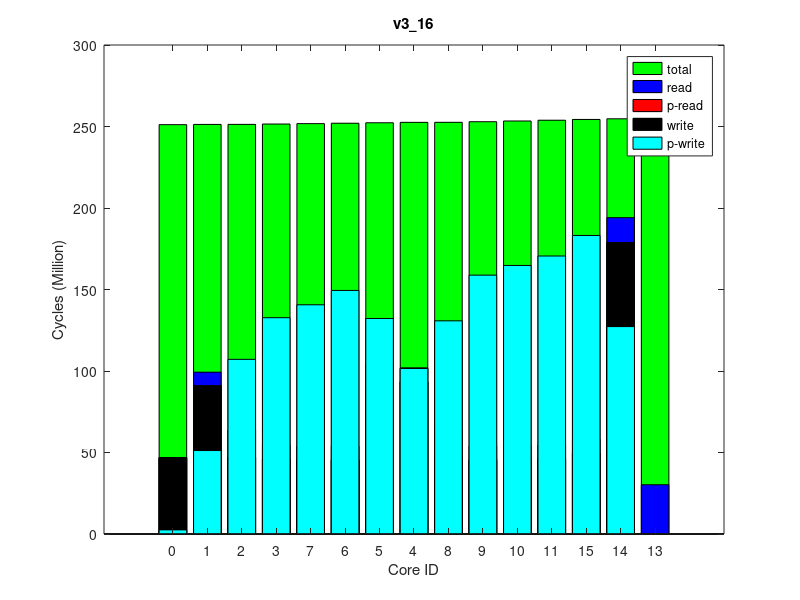

Source code (MATLAB):
times(1, :, :) = [
0, 253800267, 0
0, 253941924, 0
0, 253965226, 0
0, 254189830, 0
0, 254438098, 0
0, 254678775, 0
0, 254967066, 0
0, 255207475, 0
0, 255230652, 0
0, 255584543, 0
0, 256013553, 0
0, 256468829, 0
0, 256946137, 0
0, 257347995, 0
0, 257399394, 0
];
times(2, :, :) = [
0, 253809337, 0
0, 253952018, 0
0, 253975320, 0
0, 254199453, 0
0, 254448926, 0
0, 254689175, 0
0, 254978268, 0
0, 255219057, 0
0, 255242353, 0
0, 255593834, 0
0, 256024135, 0
0, 256479119, 0
0, 256957086, 0
0, 257356180, 0
0, 257407322, 0
];
times(3, :, :) = [
0, 253798923, 0
0, 253942393, 0
0, 253965702, 0
0, 254188350, 0
0, 254436458, 0
0, 254677099, 0
0, 254965821, 0
0, 255203536, 0
0, 255230287, 0
0, 255581934, 0
0, 256012706, 0
0, 256467829, 0
0, 256945189, 0
0, 257340853, 0
0, 257389674, 0
];
times(4, :, :) = [
0, 253794571, 0
0, 253937038, 0
0, 253960478, 0
0, 254184733, 0
0, 254432684, 0
0, 254674553, 0
0, 254962571, 0
0, 255203977, 0
0, 255227128, 0
0, 255580162, 0
0, 256008848, 0
0, 256463960, 0
0, 256940171, 0
0, 257339453, 0
0, 257390554, 0
];
times(5, :, :) = [
0, 253805419, 0
0, 253947986, 0
0, 253971293, 0
0, 254195889, 0
0, 254444420, 0
0, 254686457, 0
0, 254974174, 0
0, 255212782, 0
0, 255239651, 0
0, 255591189, 0
0, 256020027, 0
0, 256475191, 0
0, 256951558, 0
0, 257351027, 0
0, 257403987, 0
];
times(6, :, :) = [
0, 253781191, 0
0, 253923907, 0
0, 253947224, 0
0, 254170579, 0
0, 254419583, 0
0, 254660652, 0
0, 254948980, 0
0, 255186481, 0
0, 255213376, 0
0, 255566322, 0
0, 255995751, 0
0, 256451146, 0
0, 256928201, 0
0, 257325500, 0
0, 257373895, 0
];
times(7, :, :) = [
0, 253795157, 0
0, 253937696, 0
0, 253961010, 0
0, 254184922, 0
0, 254433952, 0
0, 254675570, 0
0, 254964320, 0
0, 255202611, 0
0, 255229398, 0
0, 255579877, 0
0, 256010535, 0
0, 256465829, 0
0, 256942059, 0
0, 257340264, 0
0, 257392919, 0
];
times(8, :, :) = [
0, 253798608, 0
0, 253941203, 0
0, 253964603, 0
0, 254187400, 0
0, 254435349, 0
0, 254676389, 0
0, 254964852, 0
0, 255202773, 0
0, 255229727, 0
0, 255581099, 0
0, 256011764, 0
0, 256467152, 0
0, 256943257, 0
0, 257341299, 0
0, 257389727, 0
];
times(9, :, :) = [
0, 253773363, 0
0, 253916437, 0
0, 253939840, 0
0, 254162049, 0
0, 254411467, 0
0, 254651017, 0
0, 254940507, 0
0, 255177548, 0
0, 255204429, 0
0, 255555015, 0
0, 255986267, 0
0, 256441424, 0
0, 256919498, 0
0, 257315695, 0
0, 257367856, 0
];
times(10, :, :) = [
0, 253781869, 0
0, 253925089, 0
0, 253948426, 0
0, 254173687, 0
0, 254422727, 0
0, 254663983, 0
0, 254951654, 0
0, 255192788, 0
0, 255216065, 0
0, 255569527, 0
0, 255998608, 0
0, 256453964, 0
0, 256931019, 0
0, 257331861, 0
0, 257381105, 0
];
ave_times = round(squeeze(mean(times)));
format long g, ave_times
std_times = round(squeeze(std(times)));
format long g, std_times
polling_read_times = ave_times;
times(1, :, :) = [
2525017, 251506438, 0
51133300, 251647901, 0
107001887, 251669260, 0
132566321, 251891186, 0
140580639, 252136828, 0
149583763, 252377933, 0
132359612, 252671098, 0
101706630, 252916989, 0
131012421, 252943868, 0
159005263, 253306766, 0
164745223, 253749969, 0
170596709, 254219409, 0
183204609, 254695955, 0
127245386, 255095163, 0
0, 255148445, 0
];
times(2, :, :) = [
2525567, 251508302, 0
51197215, 251649117, 0
107109275, 251670743, 0
132658559, 251894686, 0
140642519, 252141405, 0
149468949, 252381798, 0
132143319, 252675448, 0
101455944, 252920797, 0
130696494, 252947707, 0
158744904, 253311762, 0
164706672, 253754227, 0
170582303, 254223882, 0
183142318, 254700712, 0
127266783, 255105040, 0
0, 255157531, 0
];
times(3, :, :) = [
2536928, 251517629, 0
51186640, 251659402, 0
107143953, 251680740, 0
132697679, 251904827, 0
140699517, 252151034, 0
149580801, 252391723, 0
132323987, 252685378, 0
101632674, 252933523, 0
130831768, 252956336, 0
158914749, 253321795, 0
164858649, 253764107, 0
170651751, 254234678, 0
183145756, 254711158, 0
127257834, 255116406, 0
0, 255168034, 0
];
times(4, :, :) = [
2509603, 251498377, 0
51091435, 251637794, 0
106919787, 251659163, 0
132440538, 251881879, 0
140258773, 252128764, 0
149044978, 252368440, 0
131947501, 252662209, 0
101277377, 252908261, 0
130512128, 252935226, 0
158420816, 253298409, 0
164585156, 253742146, 0
170349129, 254212633, 0
183101751, 254688033, 0
127235748, 255086555, 0
0, 255138028, 0
];
times(5, :, :) = [
2542286, 251522048, 0
51251091, 251662935, 0
107241915, 251684537, 0
132788639, 251906801, 0
140623439, 252152943, 0
149399695, 252393545, 0
132255902, 252686959, 0
101567267, 252932548, 0
130853136, 252959509, 0
158881495, 253323548, 0
164862776, 253765548, 0
170515933, 254236802, 0
183135368, 254712750, 0
127252650, 255112849, 0
0, 255167117, 0
];
times(6, :, :) = [
2538666, 251514978, 0
51234565, 251656235, 0
107211411, 251677605, 0
132746222, 251901032, 0
140744395, 252147562, 0
149465257, 252388092, 0
132261553, 252682308, 0
101553593, 252927479, 0
130769247, 252954535, 0
158887734, 253317446, 0
164834215, 253760967, 0
170635411, 254231602, 0
183187222, 254707499, 0
127260454, 255112512, 0
0, 255160649, 0
];
times(7, :, :) = [
2535755, 251520598, 0
51396056, 251661391, 0
107577925, 251682981, 0
133237663, 251904848, 0
141142019, 252152203, 0
149776862, 252392484, 0
132399069, 252686002, 0
101699775, 252934645, 0
130876971, 252957529, 0
158953891, 253322288, 0
164836440, 253764534, 0
170574349, 254235007, 0
183129727, 254711429, 0
127247087, 255108224, 0
0, 255156438, 0
];
times(8, :, :) = [
2525789, 251502824, 0
51075649, 251644759, 0
106850647, 251666370, 0
132318088, 251889475, 0
140243799, 252136011, 0
149166637, 252376699, 0
132121400, 252669919, 0
101470317, 252915771, 0
130766329, 252942716, 0
158703169, 253306136, 0
164555820, 253748109, 0
170485467, 254219567, 0
183129187, 254697517, 0
127254283, 255098127, 0
0, 255149555, 0
];
times(9, :, :) = [
2537190, 251518809, 0
51175589, 251660797, 0
107054687, 251682180, 0
132577960, 251905614, 0
140458143, 252151856, 0
149196859, 252392808, 0
132102533, 252686428, 0
101414255, 252934769, 0
130666775, 252957580, 0
158712770, 253321655, 0
164731946, 253765458, 0
170514104, 254236298, 0
183107813, 254713982, 0
127265880, 255113274, 0
0, 255163345, 0
];
times(10, :, :) = [
2546374, 251536072, 0
51321596, 251677345, 0
107367287, 251698683, 0
132936305, 251921982, 0
140766712, 252168451, 0
149513222, 252408930, 0
132293880, 252702182, 0
101614521, 252950366, 0
130834614, 252973240, 0
158872624, 253338793, 0
164788921, 253781034, 0
170575106, 254252157, 0
183197462, 254728336, 0
127270031, 255130214, 0
0, 255177893, 0
];
ave_times = round(squeeze(mean(times)));
format long g, ave_times
std_times = round(squeeze(std(times)));
format long g, std_times
polling_write_times = ave_times;
times(1, :, :) = [
0, 284182669, 0
8351771, 284356587, 64000
16807725, 284381593, 128000
8395050, 284627624, 64000
8371097, 284913337, 64000
8405762, 285187416, 64000
15321136, 285503384, 128000
8548939, 285769508, 64000
16683006, 285794430, 128000
8346626, 286169635, 64000
8470456, 286625932, 64000
8477414, 287108233, 64000
8391437, 287603210, 64000
15281024, 288022890, 128000
30234056, 288071561, 255980
];
times(2, :, :) = [
0, 284176955, 0
8351681, 284353042, 64000
16805232, 284378120, 128000
8394735, 284623723, 64000
8371572, 284898346, 64000
8410929, 285171645, 64000
15321038, 285487957, 128000
8548025, 285753977, 64000
16682183, 285779025, 128000
8346669, 286154027, 64000
8469294, 286610348, 64000
8483941, 287092812, 64000
8392262, 287586288, 64000
15276538, 288005749, 128000
30239344, 288057310, 255980
];
times(3, :, :) = [
0, 284179095, 0
8353142, 284353270, 64000
16805370, 284378256, 128000
8395318, 284624116, 64000
8382747, 284895002, 64000
8411545, 285169573, 64000
15320640, 285486058, 128000
8549188, 285751327, 64000
16683598, 285776267, 128000
8346314, 286151268, 64000
8470653, 286607824, 64000
8482606, 287089795, 64000
8391853, 287585919, 64000
15276098, 288006185, 128000
30238454, 288059173, 255980
];
times(4, :, :) = [
0, 284136201, 0
8352953, 284310278, 64000
16807796, 284335267, 128000
8394594, 284581232, 64000
8383270, 284861486, 64000
8411193, 285135969, 64000
15319973, 285451844, 128000
8548877, 285717172, 64000
16682925, 285742217, 128000
8343718, 286117538, 64000
8471412, 286573456, 64000
8480098, 287055598, 64000
8388072, 287549855, 64000
15279555, 287969327, 128000
30236411, 288024823, 255980
];
times(5, :, :) = [
0, 284162940, 0
8351545, 284337308, 64000
16804406, 284362426, 128000
8394622, 284610409, 64000
8372337, 284893515, 64000
8409945, 285166821, 64000
15319039, 285483074, 128000
8549472, 285748995, 64000
16683989, 285773929, 128000
8345408, 286149350, 64000
8471368, 286605367, 64000
8478889, 287087849, 64000
8391871, 287581862, 64000
15277332, 287999958, 128000
30237445, 288049741, 255980
];
times(6, :, :) = [
0, 284184683, 0
8351625, 284359336, 64000
16805435, 284384433, 128000
8394568, 284629450, 64000
8371806, 284908233, 64000
8410140, 285181971, 64000
15321451, 285498056, 128000
8547558, 285763890, 64000
16683240, 285788948, 128000
8345138, 286164216, 64000
8472914, 286619955, 64000
8479172, 287102286, 64000
8385713, 287597316, 64000
15278575, 288017596, 128000
30238037, 288070185, 255980
];
times(7, :, :) = [
0, 284159569, 0
8352625, 284333995, 64000
16807412, 284358968, 128000
8394594, 284605451, 64000
8383277, 284878053, 64000
8412139, 285151659, 64000
15320710, 285467978, 128000
8547241, 285733545, 64000
16682492, 285758458, 128000
8345890, 286134108, 64000
8471887, 286589875, 64000
8476488, 287072657, 64000
8391770, 287569343, 64000
15280959, 287991464, 128000
30238159, 288044269, 255980
];
times(8, :, :) = [
0, 284177749, 0
8351283, 284353462, 64000
16807391, 284378542, 128000
8395198, 284624629, 64000
8371657, 284905292, 64000
8410735, 285178530, 64000
15320290, 285494835, 128000
8548645, 285760861, 64000
16683048, 285785737, 128000
8345838, 286160800, 64000
8472618, 286616931, 64000
8482891, 287099038, 64000
8392167, 287595606, 64000
15279437, 288017786, 128000
30237287, 288072750, 255980
];
times(9, :, :) = [
0, 284168821, 0
8350964, 284342893, 64000
16804785, 284367982, 128000
8394268, 284614145, 64000
8371267, 284897656, 64000
8405242, 285171358, 64000
15320775, 285488004, 128000
8547078, 285753458, 64000
16683043, 285778383, 128000
8345978, 286153578, 64000
8471749, 286610091, 64000
8479446, 287092370, 64000
8388224, 287588193, 64000
15279878, 288012188, 128000
30238450, 288067472, 255980
];
times(10, :, :) = [
0, 284160784, 0
8352321, 284334768, 64000
16807109, 284359769, 128000
8394709, 284605198, 64000
8382041, 284877865, 64000
8407839, 285151959, 64000
15321996, 285468451, 128000
8547856, 285733890, 64000
16682137, 285758835, 128000
8345227, 286133652, 64000
8473266, 286589262, 64000
8479866, 287071162, 64000
8386140, 287566609, 64000
15278153, 287987064, 128000
30237031, 288040044, 255980
];
ave_times = round(squeeze(mean(times)));
format long g, ave_times
std_times = round(squeeze(std(times)));
format long g, std_times
read_times = ave_times;
times(1, :, :) = [
0, 251133947, 0
0, 251273852, 0
0, 251296980, 0
0, 251517736, 0
0, 251764101, 0
0, 252004519, 0
0, 252298269, 0
0, 252544292, 0
0, 252571075, 0
0, 252935598, 0
0, 253378470, 0
0, 253849920, 0
0, 254325698, 0
0, 254727734, 0
0, 254780552, 0
];
times(2, :, :) = [
0, 251126120, 0
0, 251265979, 0
0, 251288963, 0
0, 251510256, 0
0, 251756704, 0
0, 251996824, 0
0, 252290833, 0
0, 252536958, 0
0, 252563722, 0
0, 252928544, 0
0, 253371439, 0
0, 253843346, 0
0, 254319397, 0
0, 254720992, 0
0, 254774802, 0
];
times(3, :, :) = [
0, 251145000, 0
0, 251285739, 0
0, 251308766, 0
0, 251530575, 0
0, 251775978, 0
0, 252017041, 0
0, 252310512, 0
0, 252559412, 0
0, 252582299, 0
0, 252948498, 0
0, 253390879, 0
0, 253862386, 0
0, 254338681, 0
0, 254742433, 0
0, 254798065, 0
];
times(4, :, :) = [
0, 251136876, 0
0, 251278139, 0
0, 251301228, 0
0, 251521208, 0
0, 251767312, 0
0, 252008244, 0
0, 252302429, 0
0, 252548797, 0
0, 252575530, 0
0, 252940430, 0
0, 253382568, 0
0, 253852654, 0
0, 254329834, 0
0, 254731759, 0
0, 254781844, 0
];
times(5, :, :) = [
0, 251142805, 0
0, 251282059, 0
0, 251305079, 0
0, 251527824, 0
0, 251773852, 0
0, 252014135, 0
0, 252307533, 0
0, 252556604, 0
0, 252579497, 0
0, 252944074, 0
0, 253388030, 0
0, 253859930, 0
0, 254337383, 0
0, 254741633, 0
0, 254790875, 0
];
times(6, :, :) = [
0, 251137815, 0
0, 251277817, 0
0, 251300800, 0
0, 251521584, 0
0, 251768168, 0
0, 252008678, 0
0, 252302413, 0
0, 252548570, 0
0, 252575045, 0
0, 252939930, 0
0, 253382205, 0
0, 253852870, 0
0, 254328606, 0
0, 254728321, 0
0, 254777149, 0
];
times(7, :, :) = [
0, 251139142, 0
0, 251279037, 0
0, 251302038, 0
0, 251523874, 0
0, 251770669, 0
0, 252010459, 0
0, 252303937, 0
0, 252552834, 0
0, 252575729, 0
0, 252942073, 0
0, 253383791, 0
0, 253855276, 0
0, 254330151, 0
0, 254730661, 0
0, 254782622, 0
];
times(8, :, :) = [
0, 251136916, 0
0, 251276302, 0
0, 251299296, 0
0, 251519553, 0
0, 251765840, 0
0, 252006339, 0
0, 252299573, 0
0, 252545795, 0
0, 252572429, 0
0, 252937257, 0
0, 253378976, 0
0, 253850262, 0
0, 254326268, 0
0, 254729988, 0
0, 254780043, 0
];
times(9, :, :) = [
0, 251135853, 0
0, 251275750, 0
0, 251298770, 0
0, 251518679, 0
0, 251765459, 0
0, 252006194, 0
0, 252299227, 0
0, 252548167, 0
0, 252571065, 0
0, 252937123, 0
0, 253379596, 0
0, 253850142, 0
0, 254325950, 0
0, 254731960, 0
0, 254783531, 0
];
times(10, :, :) = [
0, 251141718, 0
0, 251281275, 0
0, 251304287, 0
0, 251525815, 0
0, 251771650, 0
0, 252012102, 0
0, 252305957, 0
0, 252554106, 0
0, 252576990, 0
0, 252942739, 0
0, 253385283, 0
0, 253855811, 0
0, 254332017, 0
0, 254737117, 0
0, 254790005, 0
];
ave_times = round(squeeze(mean(times)));
format long g, ave_times
std_times = round(squeeze(std(times)));
format long g, std_times
total_times = ave_times;
times(1, :, :) = [
46827023, 254498507, 64000
90925802, 254517394, 128000
46945036, 254530989, 64000
45986372, 254545172, 64000
45499039, 254566068, 64000
45497503, 254638260, 64000
89199425, 254787383, 64000
93395282, 254825483, 128000
46775451, 254839017, 64000
45552074, 254853116, 64000
45687059, 254960215, 64000
46069437, 255429670, 64000
49695614, 255904079, 64000
178793520, 256306772, 64000
0, 256359300, 0
];
times(2, :, :) = [
46827127, 254501683, 64000
90926091, 254520796, 128000
46944703, 254534070, 64000
45987598, 254548207, 64000
45499171, 254569116, 64000
45496156, 254641275, 64000
89199104, 254790505, 64000
93398245, 254828718, 128000
46772748, 254842380, 64000
45552631, 254856088, 64000
45685845, 254964910, 64000
46071056, 255434501, 64000
49697055, 255907866, 64000
178807350, 256310506, 64000
0, 256359693, 0
];
times(3, :, :) = [
46827254, 254513249, 64000
90925839, 254532387, 128000
46944212, 254546090, 64000
45987817, 254559975, 64000
45498863, 254580996, 64000
45497332, 254653206, 64000
89201073, 254802235, 64000
93397334, 254840331, 128000
46773854, 254853997, 64000
45551572, 254867839, 64000
45687434, 254974418, 64000
46068529, 255443778, 64000
49694075, 255917383, 64000
178793439, 256316182, 64000
0, 256365883, 0
];
times(4, :, :) = [
46827318, 254512807, 64000
90925211, 254531935, 128000
46945832, 254545464, 64000
45987238, 254559281, 64000
45498573, 254580206, 64000
45497468, 254652670, 64000
89196366, 254801883, 64000
93396321, 254840045, 128000
46773363, 254853565, 64000
45551799, 254867654, 64000
45686476, 254976214, 64000
46070147, 255444888, 64000
49696725, 255918382, 64000
178816815, 256321230, 64000
0, 256371409, 0
];
times(5, :, :) = [
46827414, 254504297, 64000
90925028, 254523209, 128000
46944333, 254536778, 64000
45986556, 254550663, 64000
45497921, 254571438, 64000
45496603, 254643931, 64000
89193390, 254793199, 64000
93396201, 254831407, 128000
46773877, 254844860, 64000
45552480, 254858947, 64000
45686744, 254966755, 64000
46069276, 255435518, 64000
49695344, 255907571, 64000
178801653, 256309951, 64000
0, 256360061, 0
];
times(6, :, :) = [
46826905, 254520713, 64000
90925699, 254539570, 128000
46944617, 254553158, 64000
45987466, 254567324, 64000
45498407, 254588307, 64000
45496714, 254660113, 64000
89190899, 254809385, 64000
93397791, 254847604, 128000
46773548, 254861238, 64000
45552270, 254875400, 64000
45686787, 254984186, 64000
46071952, 255453785, 64000
49698193, 255927599, 64000
178803156, 256331065, 64000
0, 256385321, 0
];
times(7, :, :) = [
46827493, 254502962, 64000
90926270, 254521898, 128000
46943671, 254535509, 64000
45988037, 254549410, 64000
45498087, 254570207, 64000
45497417, 254642475, 64000
89190429, 254791610, 64000
93398802, 254829689, 128000
46773706, 254843411, 64000
45551198, 254857220, 64000
45687207, 254967000, 64000
46072613, 255435803, 64000
49700352, 255911176, 64000
178788711, 256312143, 64000
0, 256361698, 0
];
times(8, :, :) = [
46827217, 254525226, 64000
90924943, 254544338, 128000
46943556, 254558052, 64000
45987700, 254572312, 64000
45499029, 254593081, 64000
45496776, 254665135, 64000
89199647, 254814351, 64000
93398525, 254852424, 128000
46773681, 254866046, 64000
45552797, 254879805, 64000
45687686, 254988436, 64000
46071491, 255457169, 64000
49697655, 255930433, 64000
178822783, 256327797, 64000
0, 256377451, 0
];
times(9, :, :) = [
46826690, 254515939, 64000
90925464, 254535036, 128000
46944945, 254548635, 64000
45986776, 254562757, 64000
45498851, 254583771, 64000
45496929, 254655710, 64000
89190772, 254804812, 64000
93395198, 254843013, 128000
46773690, 254856465, 64000
45551969, 254870241, 64000
45686754, 254976441, 64000
46068532, 255445762, 64000
49694267, 255916983, 64000
178811018, 256317774, 64000
0, 256367340, 0
];
times(10, :, :) = [
46826850, 254500612, 64000
90925424, 254519760, 128000
46944508, 254533222, 64000
45986562, 254547125, 64000
45498923, 254567846, 64000
45496648, 254640115, 64000
89187735, 254789313, 64000
93397298, 254827501, 128000
46773342, 254841159, 64000
45552162, 254855270, 64000
45686262, 254962535, 64000
46069339, 255431579, 64000
49694086, 255904237, 64000
178801589, 256307816, 64000
0, 256357497, 0
];
ave_times = round(squeeze(mean(times)));
format long g, ave_times
std_times = round(squeeze(std(times)));
format long g, std_times
write_times = ave_times;
mytitle = 'v3\_16';
% order = [1 2 3 4 8 7 6 5 9 10 11 12 15 14 13];
order = 1:15;

total_times = total_times(:, 2)(order);

read_times = read_times(:, 1)(order);
write_times = write_times(:, 1)(order);

polling_read_times = polling_read_times(:, 1)(order);
polling_write_times = polling_write_times(:, 1)(order);

total_times /= 1000000;

read_times /= 1000000;
write_times /= 1000000;

polling_read_times /= 1000000;
polling_write_times /= 1000000;

% laying read on top of write
read_times += write_times;
polling_read_times += write_times;

figure(1);
clf()
% set(gcf, 'Position', get(0,'Screensize'));
% set(gcf,'units','normalized','outerposition',[0 0 1 1])
bar(0:14, total_times,'g');
hold on;
bar(0:14, read_times,'b');
bar(0:14, polling_read_times,'r');
bar(0:14, write_times,'k');
bar(0:14, polling_write_times,'c');
hold off

axis([-2 16 0 300])
% axis([-1 15])
set(gca,'XTick',0:14);
set(gca,'xticklabel',{ '0'; '1'; '2'; '3'; '7'; '6'; '5'; '4'; '8'; '9'; '10'; '11'; '15'; '14'; '13' })

xlabel('Core ID')
ylabel('Cycles (Million)')

legend('total', 'read', 'p-read', 'write', 'p-write')
title(mytitle)
print(1, strcat(mytitle, '.png'))
